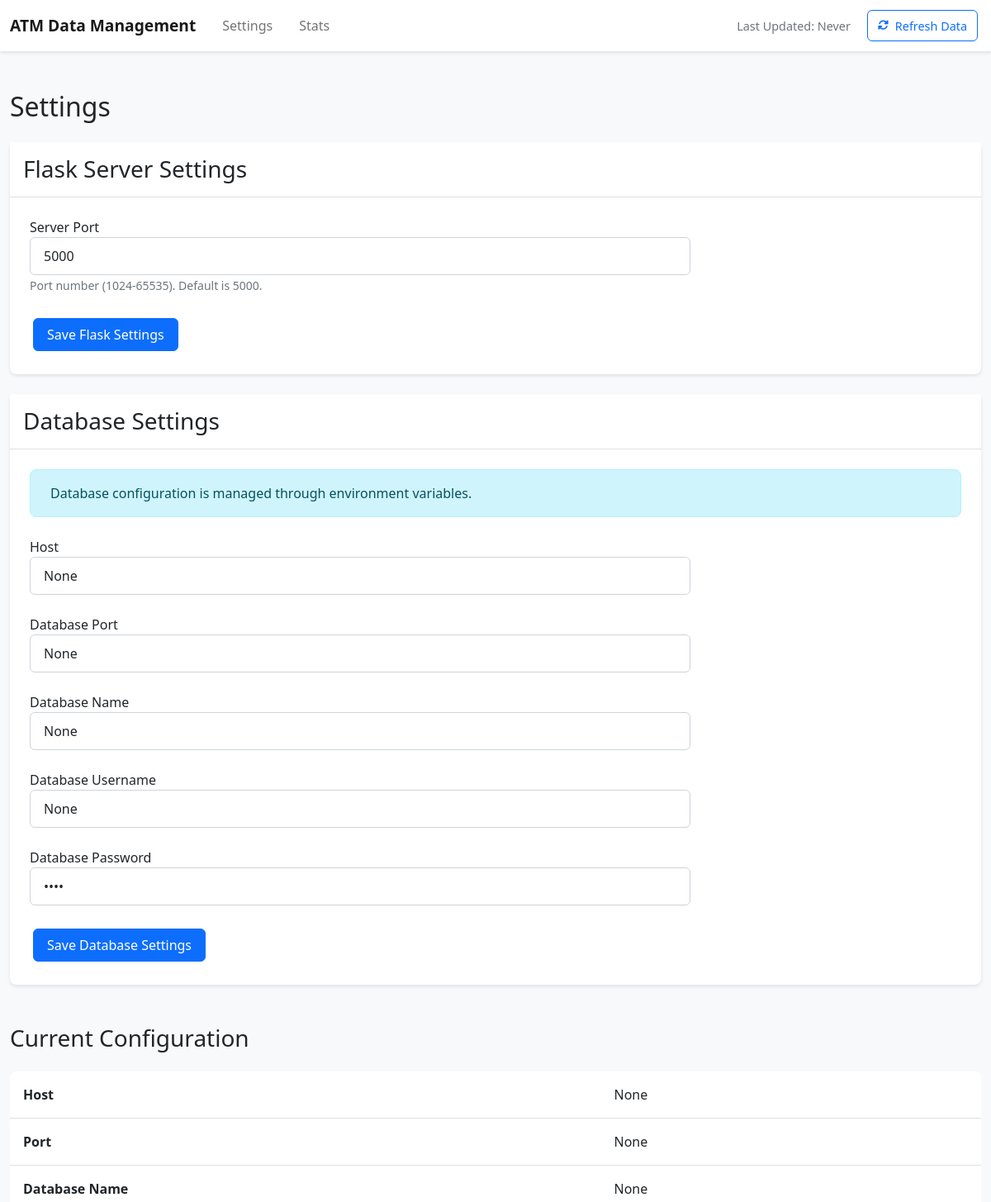
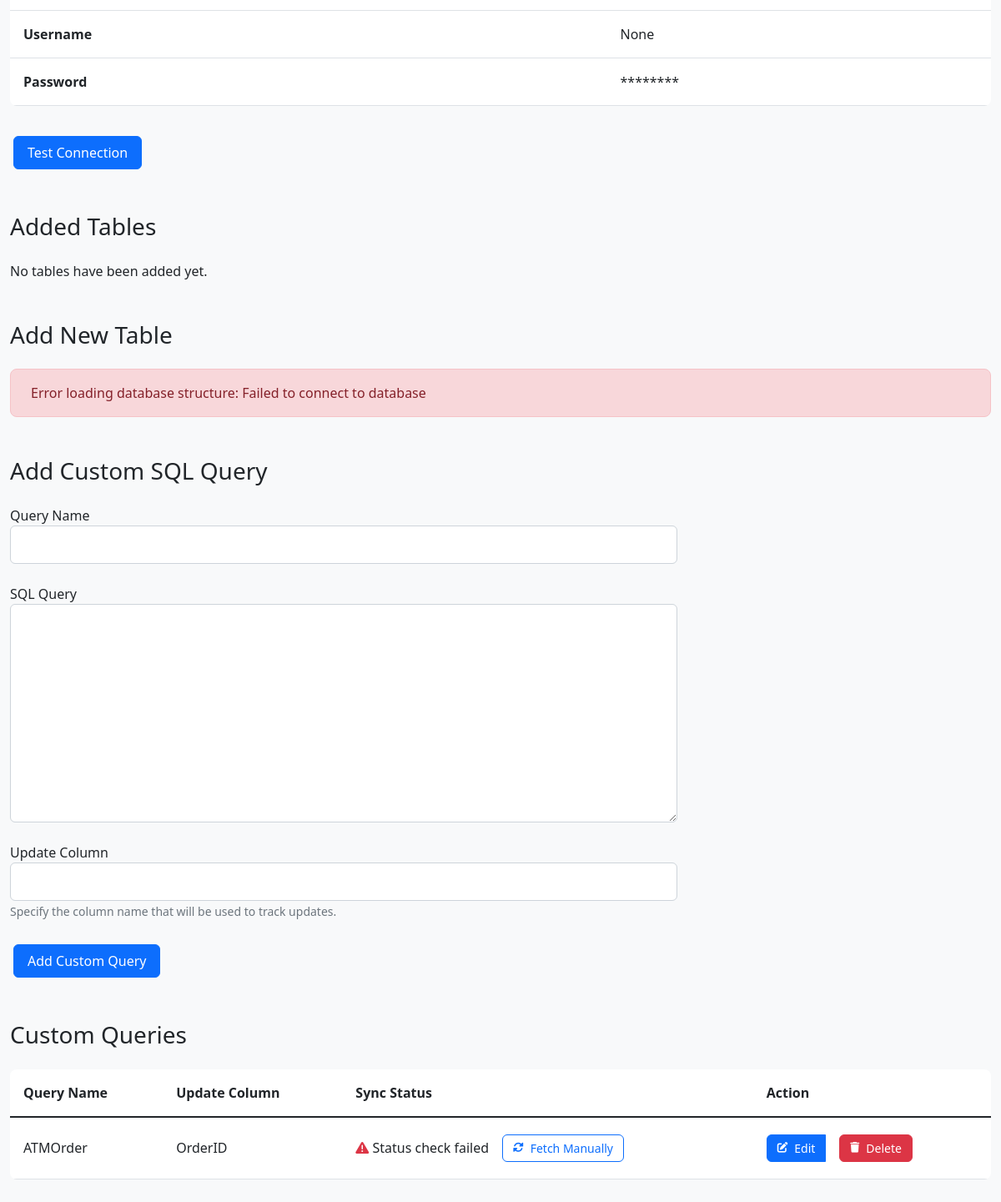
The app's page /settings, older data (2 pictures, top to bottom).
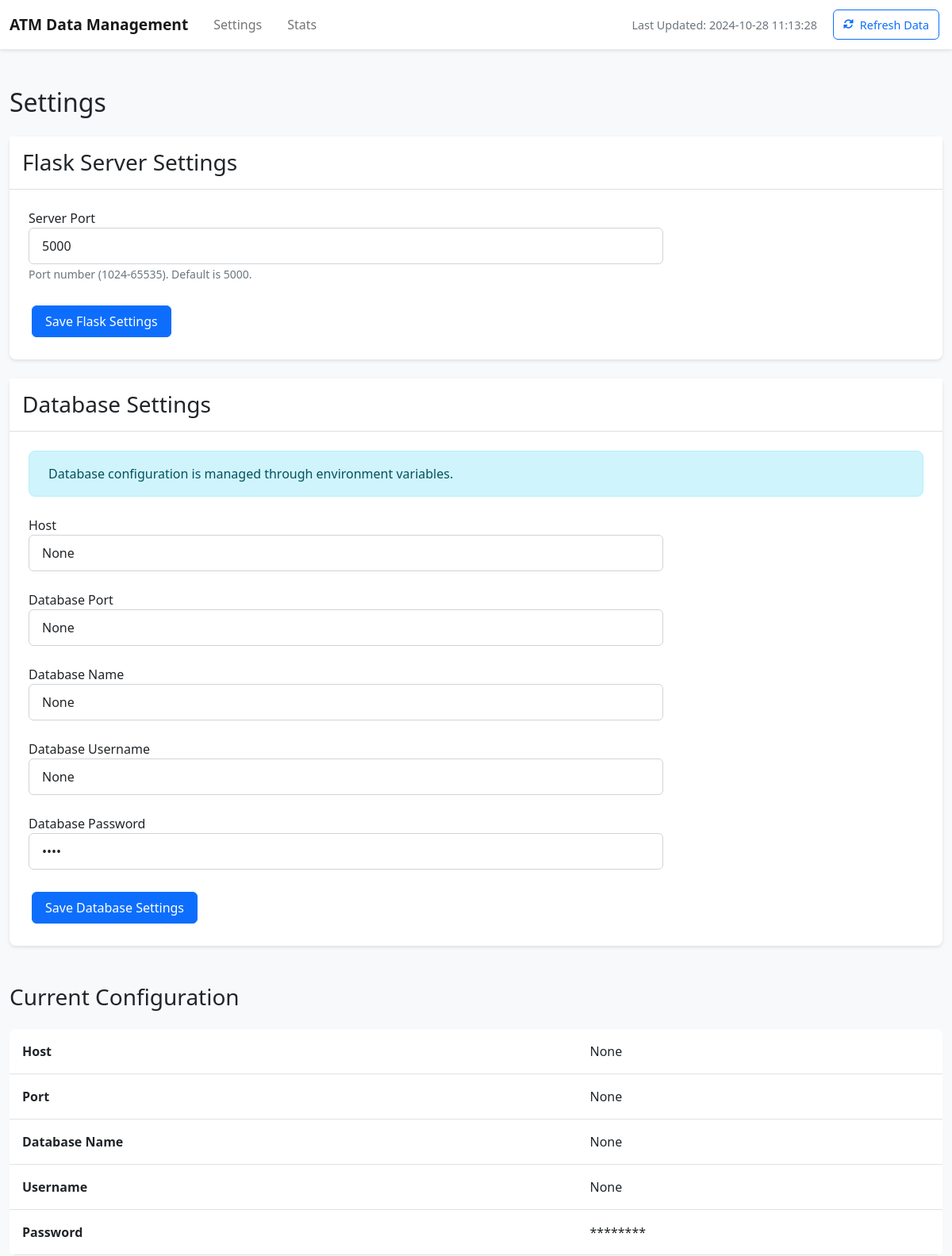
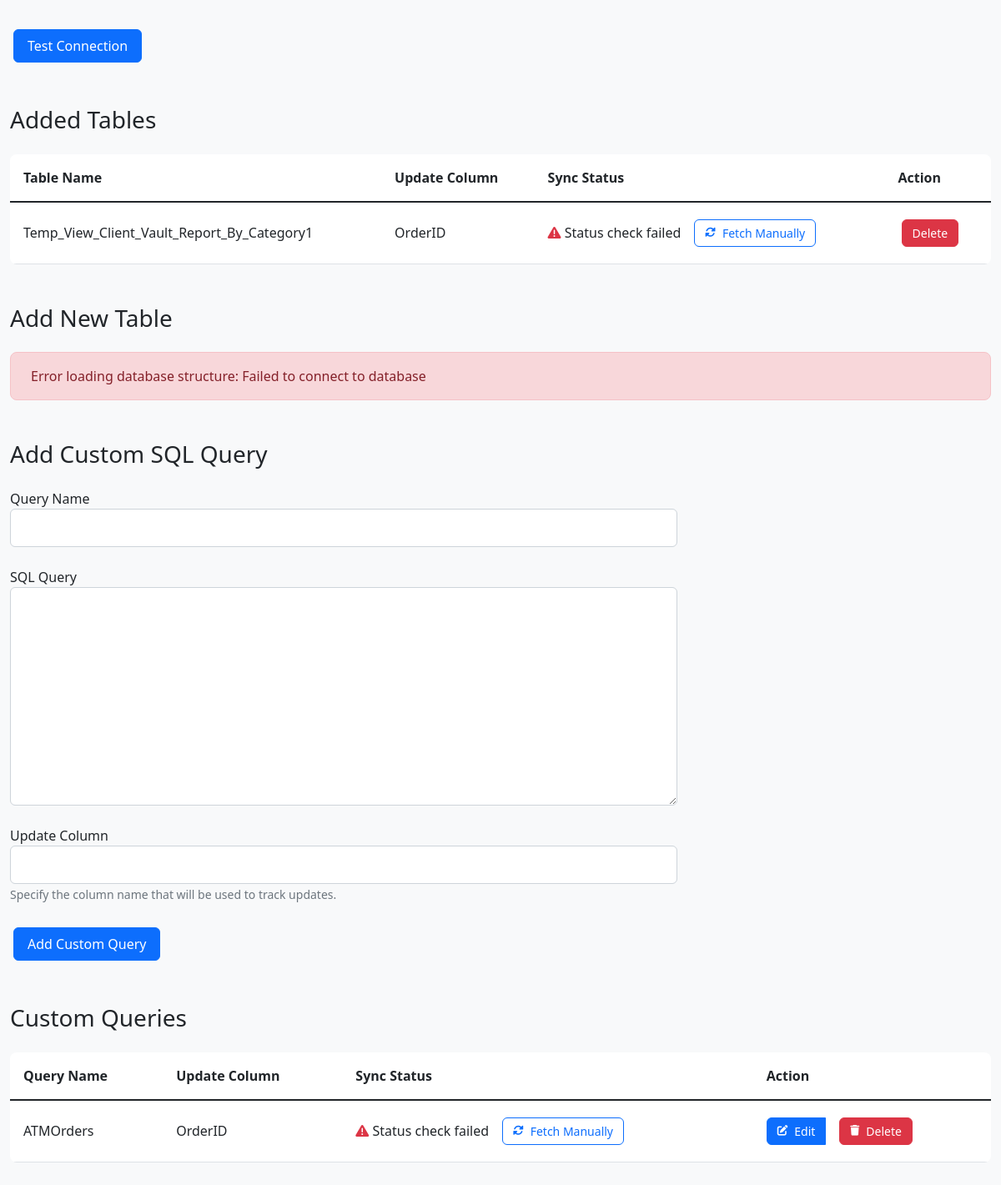
The same page, newer data (2 pictures, top to bottom).
### tables this page shows
CREATE TABLE "CustomQueries" (
	id INTEGER NOT NULL, 
	name VARCHAR NOT NULL, 
	sql_query VARCHAR NOT NULL, 
	update_column VARCHAR NOT NULL, 
	PRIMARY KEY (id)
);

CREATE TABLE ConfigTables (
                            id INTEGER PRIMARY KEY AUTOINCREMENT,
                            name TEXT NOT NULL UNIQUE,
                            update_column TEXT NOT NULL
                        );

### app.py (the view)
@app.route('/settings', methods=['GET'])
def settings():
    logger.info("Accessing settings page")
    config = db_manager.get_config()
    last_updated = get_last_updated()
    with db_manager.app_config_engine.connect() as connection:
        result = connection.execute(text("SELECT * FROM ConfigTables"))
        added_tables = result.fetchall()
        result = connection.execute(text("SELECT * FROM CustomQueries"))
        custom_queries = result.fetchall()
    return render_template('settings.html',
                         config=config,
                         added_tables=added_tables,
                         custom_queries=custom_queries,
                         last_updated=last_updated)

### lib/database.py (called while the page is built)
    def get_config(self):
        logger.info("Fetching configuration from environment variables")
        config = {
            'host': os.environ.get('DB_HOST'),
            'port': os.environ.get('DB_PORT'),
            'db_name': os.environ.get('DB_NAME'),
            'db_username': os.environ.get('DB_USERNAME'),
            'db_password': os.environ.get('DB_PASSWORD'),
            'flask_port': os.environ.get('FLASK_PORT', '5000')
        }
        safe_config = {k: v if k != 'db_password' else '********' for k, v in config.items()}
        logger.info(f"Configuration fetched: {safe_config}")
        return config

### templates/settings.html (shortened to what this page needs)
{% extends "base.html" %}
{% block content %}
<h2>Settings</h2>
<div class="card mb-4">
    <div class="card-header">
        <h3 class="card-title mb-0">Flask Server Settings</h3>
    </div>
    <div class="card-body">
        <form method="POST" action="{{ url_for('update_flask_settings') }}">
            <div class="form-group">
                <label for="flask_port">Server Port</label>
                <input type="number" class="form-control" id="flask_port" name="flask_port"
                       value="{{ config.get('flask_port', '5000') }}" min="1024" max="65535" required>
                <small class="form-text text-muted">Port number (1024-65535). Default is 5000.</small>
            </div>
            <button type="submit" class="btn btn-primary">Save Flask Settings</button>
        </form>
    </div>
</div>
<div class="card mb-4">
    <div class="card-header">
        <h3 class="card-title mb-0">Database Settings</h3>
    </div>
    <div class="card-body">
        <div class="alert alert-info" role="alert">
            Database configuration is managed through environment variables.
        </div>
        <form method="POST" action="{{ url_for('update_db_settings') }}">
            <div class="form-group">
                <label for="host">Host</label>
                <input type="text" class="form-control" id="host" name="host"
                       value="{{ config.get('host', '') }}" required>
            </div>
            <div class="form-group">
                <label for="port">Database Port</label>
                <input type="text" class="form-control" id="port" name="port"
                       value="{{ config.get('port', '') }}" required>
            </div>
            <div class="form-group">
                <label for="db_name">Database Name</label>
                <input type="text" class="form-control" id="db_name" name="db_name"
                       value="{{ config.get('db_name', '') }}" required>
            </div>
            <div class="form-group">
                <label for="db_username">Database Username</label>
                <input type="text" class="form-control" id="db_username" name="db_username"
                       value="{{ config.get('db_username', '') }}" required>
            </div>
            <div class="form-group">
                <label for="db_password">Database Password</label>
                <input type="password" class="form-control" id="db_password" name="db_password"
                       value="{{ config.get('db_password', '') }}" required>
            </div>
            <button type="submit" class="btn btn-primary">Save Database Settings</button>
        </form>
    </div>
</div>
<h3 class="mt-5">Current Configuration</h3>
<table class="table">
    <tr>
        <th>Host</th>
        <td>{{ config.get('host', 'Not set') }}</td>
    </tr>
    <tr>
        <th>Port</th>
        <td>{{ config.get('port', 'Not set') }}</td>
    </tr>
    <tr>
        <th>Database Name</th>
        <td>{{ config.get('db_name', 'Not set') }}</td>
    </tr>
    <tr>
        <th>Username</th>
        <td>{{ config.get('db_username', 'Not set') }}</td>
    </tr>
    <tr>
        <th>Password</th>
        <td>********</td>
    </tr>
</table>
<button id="test-connection" class="btn btn-primary">Test Connection</button>
<h3 class="mt-5">Added Tables</h3>
{% if added_tables %}
    <table class="table">
        <thead>
            <tr>
                <th>Table Name</th>
                <th>Update Column</th>
                <th>Sync Status</th>
                <th>Action</th>
            </tr>
        </thead>
        <tbody>
            {% for table in added_tables %}
            <tr id="table-row-{{ table.id }}">
                <td>{{ table.name }}</td>
                <td>{{ table.update_column }}</td>
                <td class="sync-status">
                    <div class="d-flex align-items-center">
                        <span class="status-text">Checking status...</span>
                        <button class="btn btn-sm btn-outline-primary ms-2 fetch-manually-btn"
                                onclick="fetchManually('table', {{ table.id }})"
                                style="display: none;">
                            <i class="fas fa-sync-alt"></i> Fetch Manually
                        </button>
                    </div>
                </td>
                <td>
                    <form action="{{ url_for('delete_table', table_id=table.id) }}" method="POST"
                          onsubmit="return confirm('Are you sure you want to delete this table?');">
                        <button type="submit" class="btn btn-danger btn-sm">Delete</button>
                    </form>
                </td>
            </tr>
            {% endfor %}
        </tbody>
    </table>
{% else %}
    <p>No tables have been added yet.</p>
{% endif %}
<h3 class="mt-5">Add New Table</h3>
<div id="db-structure-error" class="alert alert-danger" style="display: none;"></div>
<h3 class="mt-5">Add Custom SQL Query</h3>
<form id="add-custom-query-form" method="POST" action="{{ url_for('add_custom_query') }}">
    <div class="form-group">
        <label for="query_name">Query Name</label>
        <input type="text" class="form-control" id="query_name" name="query_name" required>
    </div>
    <div class="form-group">
        <label for="sql_query">SQL Query</label>
        <textarea class="form-control" id="sql_query" name="sql_query" rows="10" required></textarea>
    </div>
    <div class="form-group">
        <label for="query_update_column">Update Column</label>
        <input type="text" class="form-control" id="query_update_column" name="update_column" required>
        <small class="form-text text-muted">Specify the column name that will be used to track updates.</small>
    </div>
    <button type="submit" class="btn btn-primary" id="query-submit-btn">Add Custom Query</button>
</form>
<h3 class="mt-5">Custom Queries</h3>
{% if custom_queries %}
    <table class="table">
        <thead>
            <tr>
                <th>Query Name</th>
                <th>Update Column</th>
                <th>Sync Status</th>
                <th>Action</th>
            </tr>
        </thead>
        <tbody>
            {% for query in custom_queries %}
            <tr id="query-row-{{ query.id }}">
                <td>{{ query.name }}</td>
                <td>{{ query.update_column }}</td>
                <td class="sync-status">
                    <div class="d-flex align-items-center">
                        <span class="status-text">Checking status...</span>
                        <button class="btn btn-sm btn-outline-primary ms-2 fetch-manually-btn"
                                onclick="fetchManually('query', {{ query.id }})"
                                style="display: none;">
                            <i class="fas fa-sync-alt"></i> Fetch Manually
                        </button>
                    </div>
                </td>
                <td>
                    <div class="btn-group">
                        <button type="button" class="btn btn-primary btn-sm" onclick="editQuery({{ query.id }})">
                            <i class="fas fa-edit"></i> Edit
                        </button>
                        <form action="{{ url_for('delete_custom_query', query_id=query.id) }}" method="POST"
                              class="d-inline"
                              onsubmit="return confirm('Are you sure you want to delete this custom query?');">
                            <button type="submit" class="btn btn-danger btn-sm">
                                <i class="fas fa-trash"></i> Delete
                            </button>
                        </form>
                    </div>
                </td>
            </tr>
            {% endfor %}
        </tbody>
    </table>
{% else %}
    <p>No custom queries have been added yet.</p>
{% endif %}
{% endblock %}
{% block head %}
<link href="https://cdn.jsdelivr.net/npm/select2@4.1.0-rc.0/dist/css/select2.min.css" rel="stylesheet" />
{% endblock %}

### templates/base.html (shortened to what this page needs)
<!DOCTYPE html>
<html lang="en">
<head>
    <link href="https://cdn.jsdelivr.net/npm/bootstrap@5.1.3/dist/css/bootstrap.min.css" rel="stylesheet">
    <link href="https://cdnjs.cloudflare.com/ajax/libs/font-awesome/6.0.0/css/all.min.css" rel="stylesheet">
    {% block head %}{% endblock %}
    <link href="https://cdn.jsdelivr.net/npm/select2@4.1.0-rc.0/dist/css/select2.min.css" rel="stylesheet" />
</head>
<body>
    {% include 'navbar.html' %}
    <div class="container">
        {% block content %}{% endblock %}
    </div>
</body>
</html>

### templates/navbar.html (shortened to what this page needs)
<nav class="navbar navbar-expand-lg navbar-light bg-light fixed-top">
    <div class="container-fluid">
        <a class="navbar-brand" href="{{ url_for('index') }}">ATM Data Management</a>
        <div class="collapse navbar-collapse" id="navbarContent">
            <ul class="navbar-nav me-auto">
                <li class="nav-item">
                    <a class="nav-link" href="{{ url_for('settings') }}">Settings</a>
                </li>
                <li class="nav-item">
                    <a class="nav-link" href="{{ url_for('stats') }}">Stats</a>
                </li>
            </ul>
            <div class="d-flex align-items-center">
                <div class="refresh-status-container me-3">
                    <span class="last-updated" data-bs-toggle="tooltip" title="Click for details">
                        Last Updated: {{ last_updated }}
                    </span>
                </div>
                <form action="{{ url_for('refresh_data_route') }}" method="POST" class="refresh-form" id="refresh-form">
                    <button type="submit" class="btn btn-outline-primary refresh-btn">
                        <i class="fas fa-sync-alt"></i> Refresh Data
                    </button>
                </form>
            </div>
        </div>
    </div>
</nav>

### templates/base.html (style rules this page uses)
body { background-color: #f8f9fa; padding-top: 70px; }
.navbar { box-shadow: 0 2px 4px rgba(0,0,0,.1); background-color: rgba(255, 255, 255, 0.95) !important; backdrop-filter: blur(10px); -webkit-backdrop-filter: blur(10px); }
.container { padding-top: 2.5rem; padding-bottom: 2.5rem; max-width: 1400px; }
.card { box-shadow: 0 2px 4px rgba(0,0,0,.1); border: none; border-radius: 8px; margin-bottom: 2rem; }
.card-header { background-color: #fff; border-bottom: 1px solid rgba(0,0,0,.125); padding: 1rem; }
.card-body { padding: 1.5rem; }
.form-group { margin-bottom: 1.5rem; }
.table { background-color: #fff; border-radius: 8px; overflow: hidden; margin-bottom: 2rem; }
.table th, .table td { padding: 1rem; vertical-align: middle; }
.btn { border-radius: 6px; padding: 0.5rem 1rem; margin: 0.25rem; height: auto !important; min-height: 38px; white-space: nowrap; display: inline-flex; align-items: center; justify-content: center; vertical-align: middle; line-height: normal; }
.btn-group { display: inline-flex; gap: 0.5rem; flex-wrap: nowrap; align-items: stretch; margin: -0.25rem; }
.btn-group .btn { margin: 0.25rem; flex: 0 1 auto; }
.table td .btn-group { display: flex; flex-wrap: nowrap; align-items: center; min-height: 38px; }
.table td .btn { padding: 0.375rem 0.75rem; }
.btn-sm { padding: 0.25rem 0.75rem; min-height: 31px; font-size: 0.875rem; }
.btn i { margin-right: 0.5rem; font-size: 0.9em; flex-shrink: 0; }
h2, h3 { margin-bottom: 1.5rem; }
.alert { border-radius: 8px; margin-bottom: 1.5rem; padding: 1rem 1.5rem; }
.form-control { border-radius: 6px; padding: 0.625rem 1rem; height: auto; }
.navbar-brand { font-weight: 600; font-size: 1.2rem; }
.nav-link { font-weight: 500; padding: 0.5rem 1rem !important; transition: color 0.2s ease; }
.last-updated { font-size: 0.9rem; color: #6c757d; white-space: nowrap; }
.btn i { margin-right: 0.5rem; font-size: 0.9em; }
.btn-sm { padding: 0.25rem 0.5rem; font-size: 0.875rem; }
.table td .btn-group { margin: -0.25rem; }
.navbar .btn { padding: 0.375rem 0.75rem; font-size: 0.9rem; }

### templates/settings.html (style rules this page uses)
.form-group { max-width: 800px; }

### templates/navbar.html (style rules this page uses)
.refresh-status-container { position: relative; }
.last-updated { cursor: pointer; }

Row changes from the older to the newer data that the page shows:
added ConfigTables: name "Temp_View_Client_Vault_Report_By_Category1", update_column "OrderID"
changed CustomQueries "OrderID": name "ATMOrder" → "ATMOrders"
Text that changed along with them:
{{ last_updated }}: "Never" → "2024-10-28 11:13:28"
text no longer shown: "No tables have been added yet."
text now shown: "Table Name Update Column Sync Status Action"
